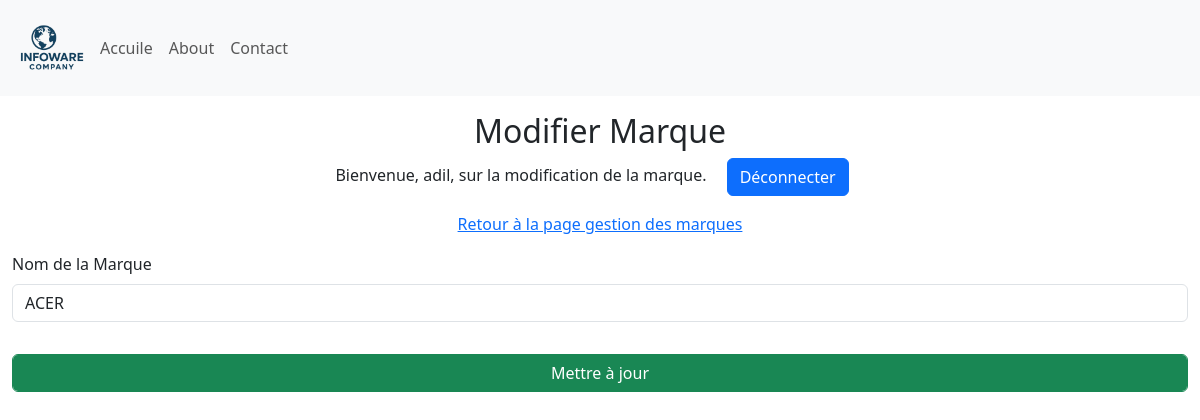
Page /update_Marque/3 (signed in) on the earlier database version.
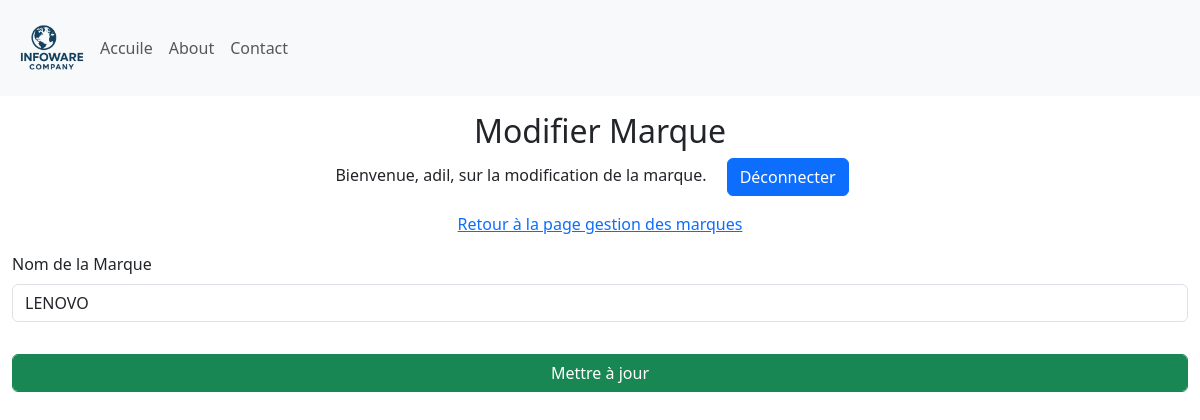
Same page on the later database version.
### Site/models.py (models this page shows, shortened)
class Marque(db.Model):
    id = db.Column(db.Integer, primary_key=True)
    MarqueName = db.Column(db.String(50), unique=True, nullable=False)

### Site/dashbord/marques.py (the view)
@Marques.route('/update_Marque/<int:Marque_id>', methods=['GET', 'POST'])
def update_Marque(Marque_id):
    if 'user' not in session:
        return redirect(url_for('admin.admin'))
    mod_Marque = Marque.query.get_or_404(Marque_id)
    if request.method == 'POST':
        if 'MarqueName' in request.form:
            MarqueName = request.form['MarqueName']
            mod_Marque.MarqueName = MarqueName
            db.session.commit()
            return redirect(url_for('marques.manage_Marques'))
    return render_template('update_Marques.html', name=session['user'], Marque=mod_Marque)

### Site/templates/update_Marques.html (shortened to what this page needs)
{% extends 'base.html' %}
{% block body %}
<div class="container-fluid">
    <div class="row">
        <div class="col-12  my-3">
            <div class="text-center">
                <h2>Modifier Marque</h2>
                <p>Bienvenue, {{ name }}, sur la modification de la marque. <a class="mx-3 btn btn-primary" href="{{ url_for('admin.logout') }}"">Déconnecter</a></p>
                <p><a href="{{ url_for('marques.manage_Marques') }}">Retour à la page gestion des marques</a> </p>
            </div>
           <form method="POST">
                <div class="mb-3">
                    <label for="MarqueName" class="form-label">Nom de la Marque</label>
                    <input type="text" class="form-control" id="MarqueName" name="MarqueName" value="{{ Marque.MarqueName }}" required>
                </div>
                <div class="mb-3">
                    <input type="submit" class="form-control btn btn-success mt-3" value="Mettre à jour">
                </div>
            </form>
        </div>
    </div>
</div>
{% endblock %}

Differences in the rows shown:
changed Marque: MarqueName "ACER" → "LENOVO"
